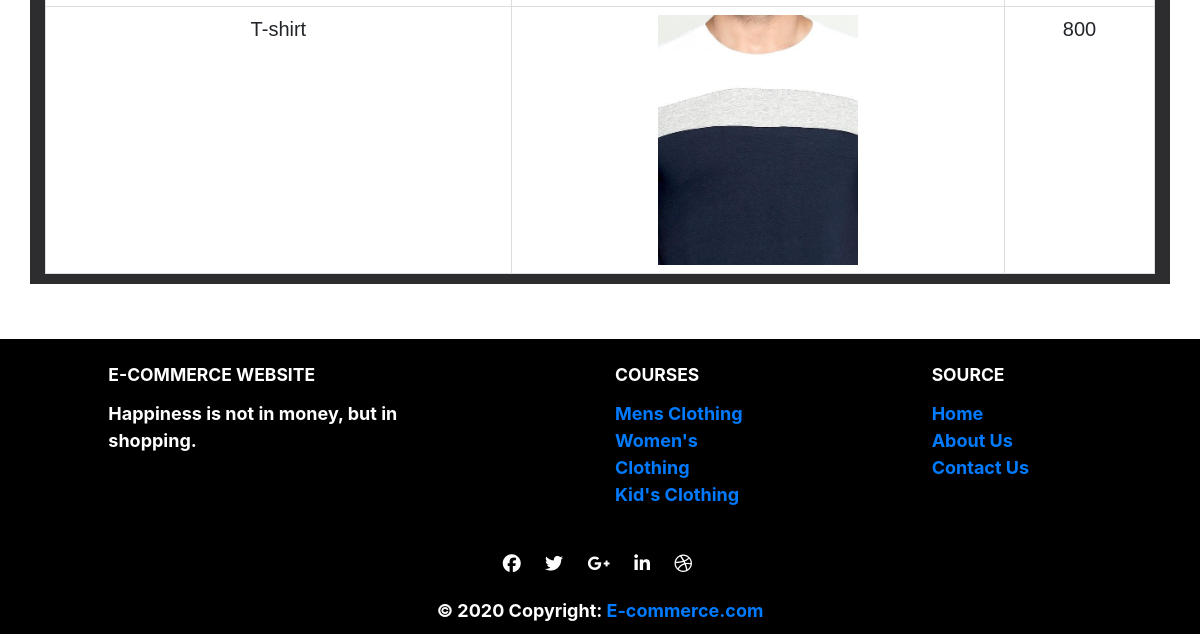
The app's page /view_cart (signed in, lower part), older data.
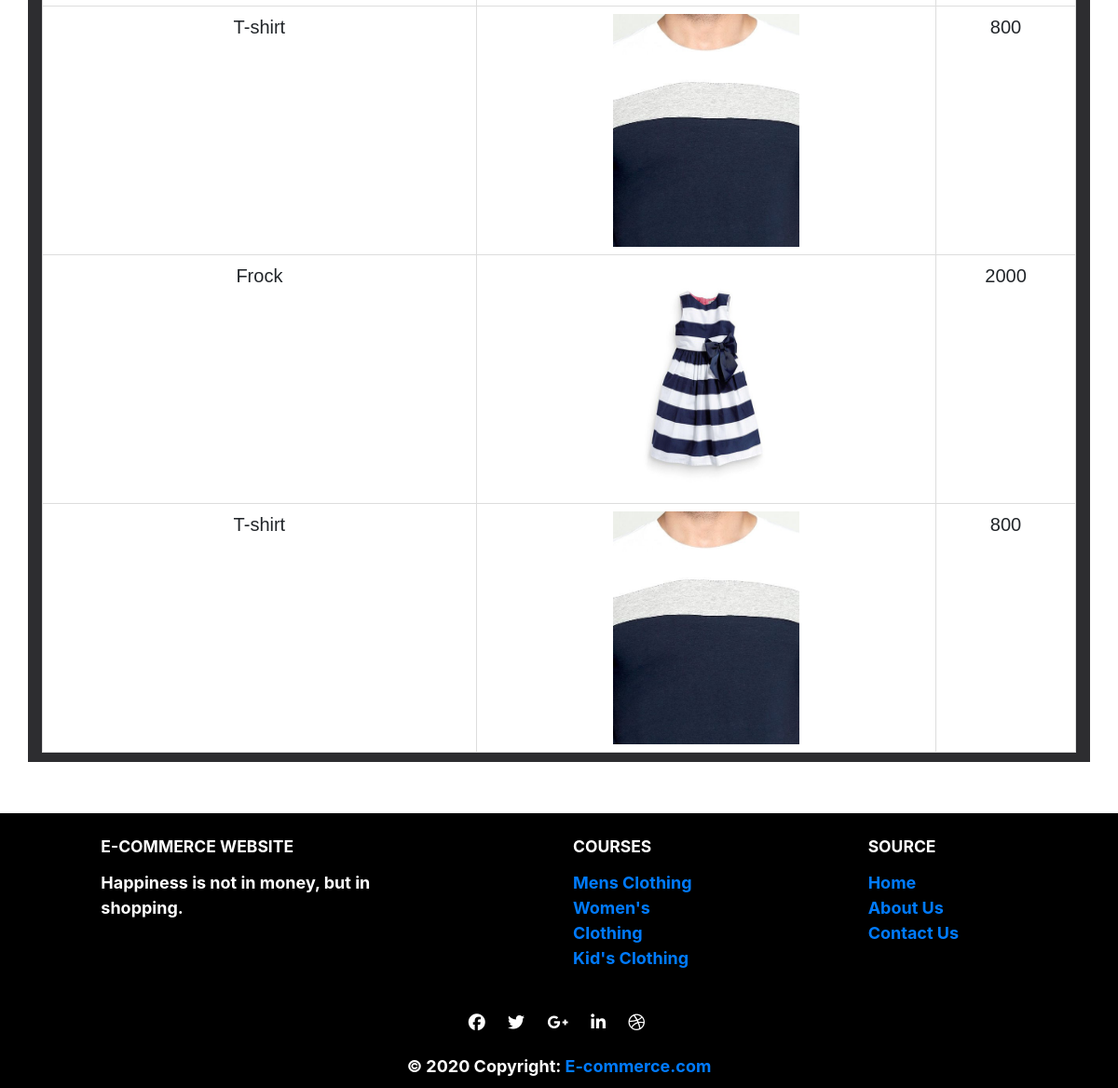
The same page, newer data.
### website/models.py (models this page shows, shortened)
class Cart(db.Model):
    id = db.Column(db.Integer, primary_key=True, autoincrement=True)
    userid = db.Column(db.Integer,
                       db.ForeignKey('user.id'),
                       nullable=False,
                       )
    itemid = db.Column(db.Integer,
                       db.ForeignKey('item.id'),
                       nullable=False
                       )
    status = db.Column(db.String(2), nullable=False)

class Item(db.Model):
    id = db.Column(db.Integer, primary_key=True)
    title = db.Column(db.String(20), nullable=False)
    description = db.Column(db.String(1000), nullable=False)
    price = db.Column(db.Integer, nullable=False)
    size = db.Column(db.String(5), nullable=False)
    color = db.Column(db.String(10), nullable=False)
    image_link = db.Column(db.String(500), nullable=False)
    number = db.Column(db.Integer, nullable=False)
    category = db.Column(db.String(20), nullable=False)
    sub_category = db.Column(db.String(20), nullable=False)
    cartitems = db.relationship('Cart', backref='specificitem', lazy=True)

### website/routes.py (the view)
@app.route('/view_cart', methods=['GET', 'POST'])
@login_required
def view_cart():
    cart = Cart.query.filter_by(userid=current_user.id).all()
    return render_template('/view_cart.html', cart=cart)

### website/models.py (called while the page is built)
@login_manager.user_loader
def load_user(user_id):
    return User.query.get(int(user_id))

### website/templates/view_cart.html (shortened to what this page needs)
<!DOCTYPE html>
<html>
<head>
	<link rel="stylesheet" href="https://maxcdn.bootstrapcdn.com/bootstrap/3.4.1/css/bootstrap.min.css">
	<link href="//maxcdn.bootstrapcdn.com/font-awesome/4.2.0/css/font-awesome.min.css" rel="stylesheet">
	<link rel="stylesheet" href="https://maxcdn.bootstrapcdn.com/bootstrap/4.5.0/css/bootstrap.min.css">
	<link rel="stylesheet" href="https://cdnjs.cloudflare.com/ajax/libs/font-awesome/4.7.0/css/font-awesome.min.css">
</head>
<body>
	<br /><br /><br /><br /><br /><br /><br />
	<br /><br /><br />
	<br /><br />
	<div class="table">
		<div class="container" id="cart">
			<table class="table table-bordered">
				<tbody>
					{% for item in cart %}
					{% if item.status=='B' %}
					<tr>
						<td>{{ item.specificitem.title }}</td>
						<td><img src="{{ url_for('static', filename='item_images/' + item.specificitem.image_link) }}"
								height="150px"></td>
						<td>{{ item.specificitem.price }}</td>
					</tr>
					{% endif %}
					{% endfor %}
				</tbody>
			</table>
		</div>
	</div>
	<br /><br /><br />
	<footer class="page-footer font-small stylish-color-dark pt-4" style="background-color: black;">
		<div class="container text-center text-md-left">
			<div class="row">
				<div class="col-md-4 mx-auto">
					<h3 class="font-weight-bold text-uppercase mt-3 mb-4">E-Commerce Website</h3>
					<p>Happiness is not in money, but in shopping.</p>
				</div>
				<div class="col-md-2 mx-auto">
					<h3 class="font-weight-bold text-uppercase mt-3 mb-4">Courses</h3>
					<ul class="list-unstyled">
						<li>
							<a href="#!">Mens Clothing</a>
						</li>
						<li>
							<a href="#!">Women's Clothing</a>
						</li>
						<li>
							<a href="#!">Kid's Clothing</a>
						</li>
					</ul>
				</div>
				<div class="col-md-2 mx-auto">
					<h3 class="font-weight-bold text-uppercase mt-3 mb-4">Source</h3>
					<ul class="list-unstyled">
						<li>
							<a href="#!">Home</a>
						</li>
						<li>
							<a href="#!">About Us</a>
						</li>
						<li>
							<a href="#!">Contact Us</a>
						</li>
					</ul>
				</div>
			</div>
		</div>
		<hr>
		<hr>
		<ul class="list-unstyled list-inline text-center">
			<li class="list-inline-item">
				<a class="btn-floating btn-fb mx-1">
					<i class="fab fa-facebook-f"> </i>
				</a>
			</li>
			<li class="list-inline-item">
				<a class="btn-floating btn-tw mx-1">
					<i class="fab fa-twitter"> </i>
				</a>
			</li>
			<li class="list-inline-item">
				<a class="btn-floating btn-gplus mx-1">
					<i class="fab fa-google-plus-g"> </i>
				</a>
			</li>
			<li class="list-inline-item">
				<a class="btn-floating btn-li mx-1">
					<i class="fab fa-linkedin-in"> </i>
				</a>
			</li>
			<li class="list-inline-item">
				<a class="btn-floating btn-dribbble mx-1">
					<i class="fab fa-dribbble"> </i>
				</a>
			</li>
		</ul>
		<div class="footer-copyright text-center py-3">© 2020 Copyright:
			<a href="#">E-commerce.com</a>
		</div>
	</footer>
</body>
</html>

Row changes from the older to the newer data that the page shows:
added Cart: specificitem "Frock", image_link (picture), specificitem.price "2000"
added Cart: specificitem "T-shirt", image_link (picture), specificitem.price "800"
